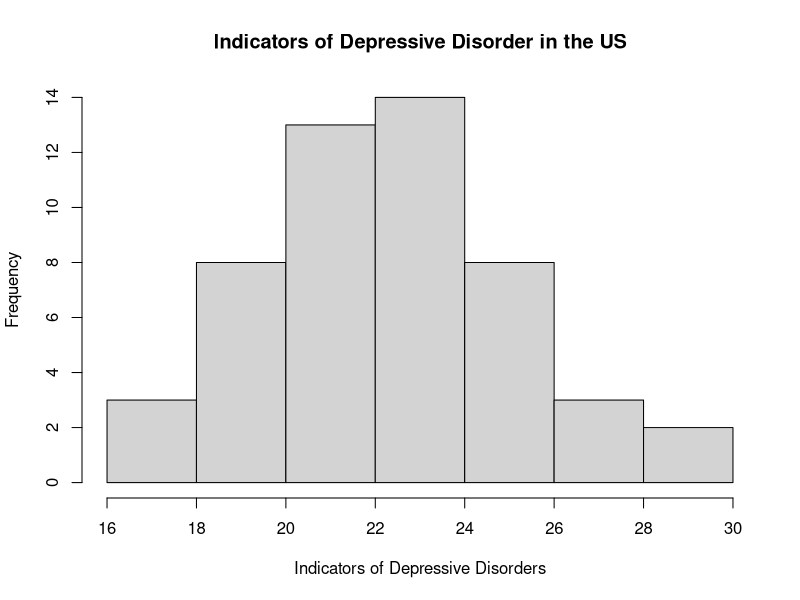

Reproduce this figure in R.
library(dplyr)
library(tidyverse)

mental_health_data <- read.csv("mental_health_data.csv")

depressive_disorder <- mental_health_data %>%
  filter(Indicator == "Symptoms of Depressive Disorder" & Phase == "1" & Time.Period == "1" & Group == "By State") %>%
  select(State, Value) %>%
  arrange(Value)

depressive_disorder_indicators <- depressive_disorder$Value

hist(depressive_disorder_indicators,main="Indicators of Depressive Disorder in the US", xlab="Indicators of Depressive Disorders")
